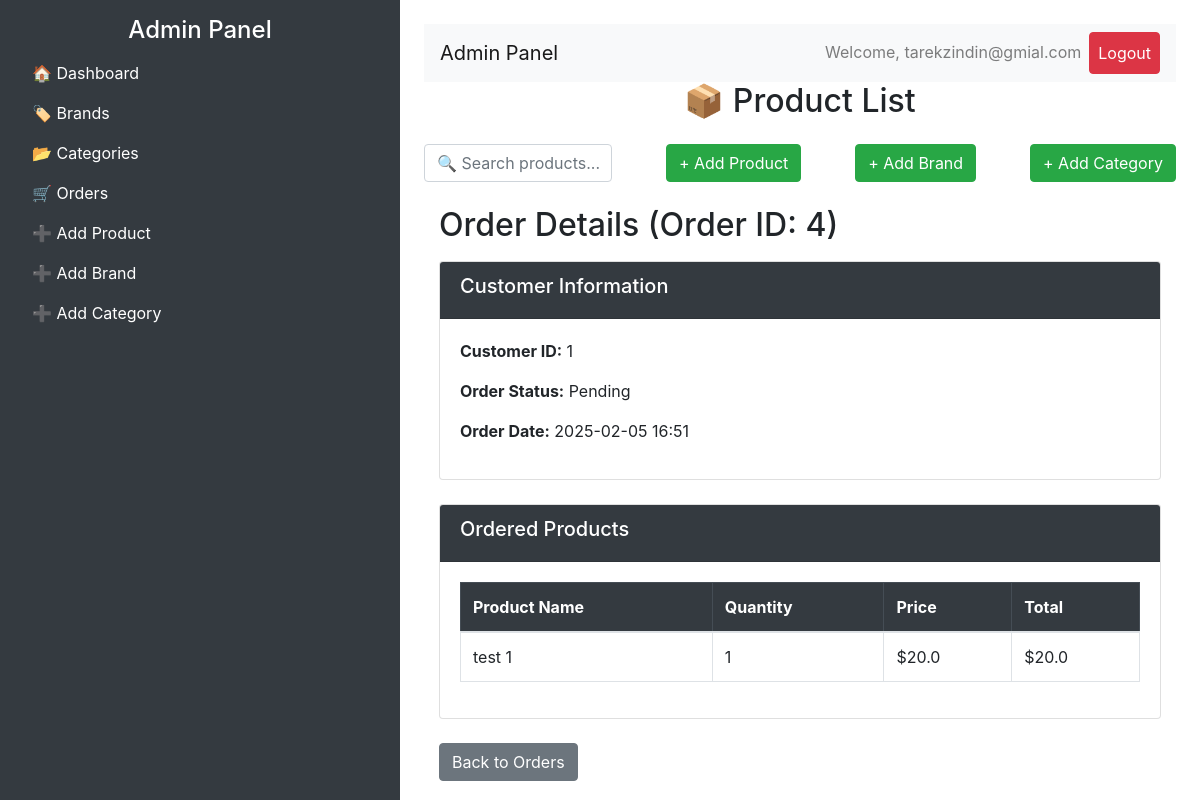
Page /admin/order/4 (signed in) on the committed database.
### shop/customer/models.py (models this page shows, shortened)
class CustomerOrder(db.Model):
    id = db.Column(db.Integer, primary_key=True)
    invoice = db.Column(db.String(20), unique=True, nullable=False)
    status = db.Column(db.String(20), default='Pending', nullable=False)
    customer_id = db.Column(db.Integer, unique=False, nullable=False)
    date_created = db.Column(db.DateTime, default=datetime.utcnow, nullable=False)
    orders = db.Column(JsonEcodedDict)

### shop/admin/routes.py (the view)
@app.route('/admin/order/<int:order_id>')
def view_order(order_id):
    if 'email' not in session:
        flash('Please log in first!', 'danger')
        return redirect(url_for('login'))
    order = CustomerOrder.query.get_or_404(order_id)
    customer = CustomerOrder.query.get(order.customer_id)  # Adjust this as per your actual model and field names
    if isinstance(order.orders, str):
        try:
            order_details = json.loads(order.orders)
        except json.JSONDecodeError:
            order_details = []
    else:
        order_details = order.orders if isinstance(order.orders, list) else []
    return render_template('admin/order_details.html', order=order, order_details=order_details, customer=customer)

### shop/customer/models.py (called while the page is built)
    def process_result_value(self, value, dialect):
        if value is None:
            return {}
        else:
            return json.loads(value)

### shop/templates/admin/order_details.html (shortened to what this page needs)
{% extends "layout_admin.html" %}
{% block content %}
<div class="container mt-4">
    <h2>Order Details (Order ID: {{ order.id }})</h2>
    <div class="card mt-3">
        <div class="card-header bg-dark text-white">
            <h5>Customer Information</h5>
        </div>
        <div class="card-body">
            <p><strong>Customer ID:</strong> {{ order.customer_id }}</p>
            <p><strong>Order Status:</strong> {{ order.status }}</p>
            <p><strong>Order Date:</strong> {{ order.date_created.strftime('%Y-%m-%d %H:%M') }}</p>
        </div>
    </div>
    <div class="card mt-4">
        <div class="card-header bg-dark text-white">
            <h5>Ordered Products</h5>
        </div>
        <div class="card-body">
            <table class="table table-bordered">
                <thead class="table-dark">
                    <tr>
                        <th>Product Name</th>
                        <th>Quantity</th>
                        <th>Price</th>
                        <th>Total</th>
                    </tr>
                </thead>
                <tbody>
                    {% for item in order.orders.values() %}
                    <tr>
                        <td>{{ item.name }}</td>
                        <td>{{ item.quantity }}</td>
                        <td>${{ item.price }}</td>
                        <td>${{ item.quantity * item.price }}</td>
                    </tr>
                    {% endfor %}
                </tbody>
            </table>
        </div>
    </div>
    <div class="mt-4">
        <a href="{{ url_for('admin_orders') }}" class="btn btn-secondary">Back to Orders</a>
    </div>
</div>
{% endblock %}

### shop/static/css/styles.css (style rules this page uses)
.btn { transition: 0.3s; }

### rows in the picture
CustomerOrder: id "4", customer_id "1", status "Pending", date_created "2025-02-05 16:51"

### other values in the picture
{{ session['email'] }} "tarekzindin@gmial.com"
{{ item.name }} "test 1"
{{ item.quantity }} "1"
{{ item.price }} "20.0"
{{ item.quantity * item.price }} "20.0"
